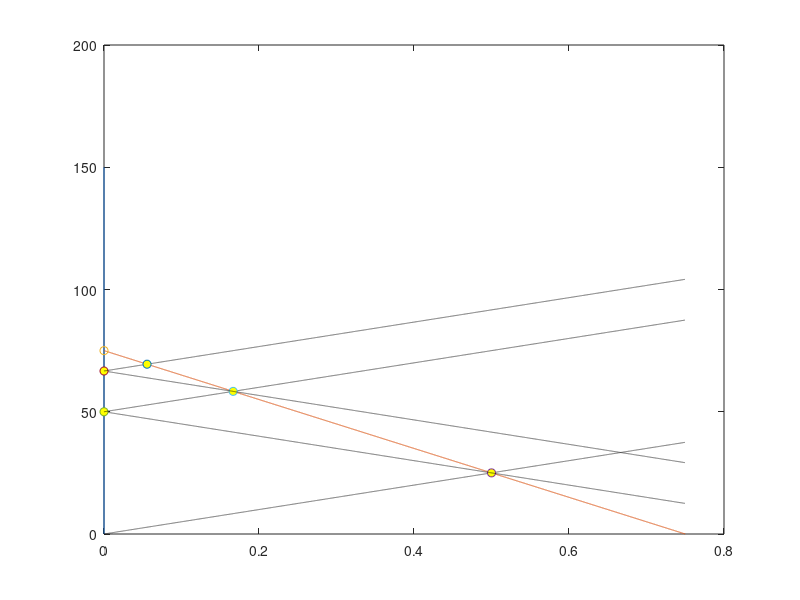
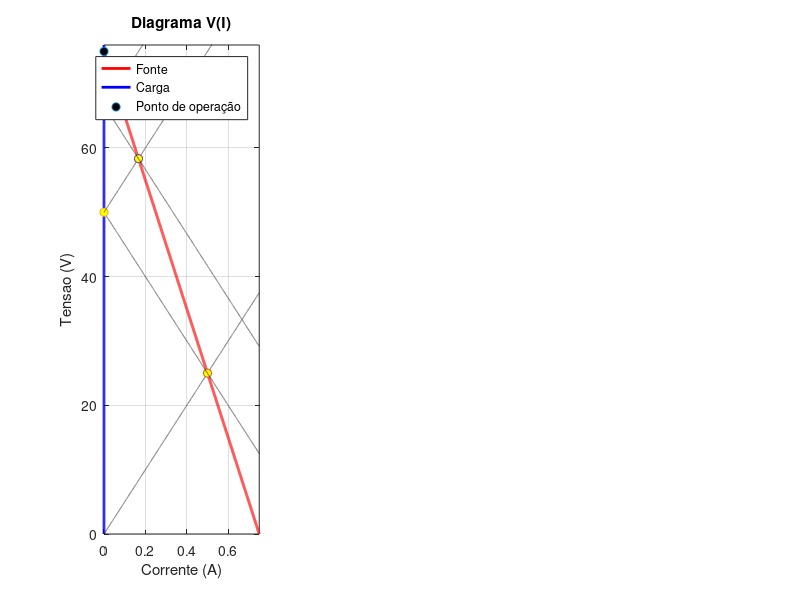

MATLAB code to generate these figures, in order:
clc; clear; close all;

Vs = 75;
Rs = 100;
circuito_aberto=true;
Td_ma = 2e-3;
Z0 = 50;
n_iteracoes = 4;

I = Vs/Rs;
x = linspace(0, I, 10000);
f = @(x) Vs - Rs .* x;

if circuito_aberto 
    verticalLine = @(c)0*ones(size(c));
    c = linspace(0, 2*Vs, 10000);
    verticalLine(c);
    plot(verticalLine(c), c); hold on;
    plot(x, f(x));
    plot(0, Vs, 'o');
end


zer_x = 0;
zer_y = 0;

pontos_x = zeros(1, n_iteracoes);
pontos_y = zeros(1, n_iteracoes);

for k = 0:n_iteracoes

    if mod(k, 2) == 0
        b = zer_y - Z0 * zer_x;
        y1 = @(x) Z0.*x + b;
        
        pontos_x(k + 1) = zer_x;
        pontos_y(k + 1) = zer_y;
        
        zer_x = fzero(@(x) f(x) - y1(x), 1);
        zer_y = y1(zer_x);

        if pontos_y(k + 1) > zer_y
            razao = zer_y * 100 / pontos_y(k + 1);
        else 
            razao =  pontos_y(k + 1) * 100 / zer_y;
        end
        plot(x, y1(x), 'k--');
        hold on;
        plot(zer_x, zer_y, 'o', 'MarkerFaceColor','y');
        
    else
        b = zer_y + Z0 * zer_x;
        y2 = @(x) -Z0.*x + b;

        pontos_x(k + 1) = zer_x;
        pontos_y(k + 1) = zer_y;

        zer_x = 0;
        zer_y = b;

        if pontos_y(k + 1) > zer_y
            razao = zer_y * 100 / pontos_y(k + 1);
        else 
            razao =  pontos_y(k + 1) * 100 / zer_y;
        end

        plot(x, y2(x), 'k--');
        hold on;
        plot(zer_x, zer_y, 'o', 'MarkerFaceColor','y');
    end
    
    %if ir_para_tarefa == 0 || ir_para_tarefa == 2
    %    if I > 4 * zer_x
    %        ylim([0 Vs+1]); xlim([0 2*zer_x]);
    %    else
    %        ylim([0 Vs+1]); xlim([0 I]);
    %    end
    %else
    %    ylim([0 75]); xlim([0 10]);
    %end
end
%legend([grafico_fonte, grafico_carga, po], {'Fonte', 'Carga', 'Ponto de operação'}, 'Location', 'best');
hold off;


%%
clc; clear; close all;
% Método


Vs = 75;
Rs = 100;
circuito_aberto=true;
Td_ma = 2e-3;
Z0 = 50;
n_iteracoes = 4;



figure('Name', 'Diagrama V(I)', 'NumberTitle', 'off', 'ToolBar', 'none', 'MenuBar', 'none');
I = Vs/Rs;
x = linspace(0, I, 10000);

% reta da fonte

    f = @(x) Vs - Rs .* x;


% gráfico da fonte
subplot(1, 3, 1);
grafico_fonte = plot(x, f(x), 'r', 'LineWidth', 2);
hold on;

% reta da carga

    if circuito_aberto
        verticalLine = @(c)0*ones(size(c));
        c = linspace(0, Vs+1, 10000);
    
    end

% gráfico da carga

    grafico_carga = plot(verticalLine(c), c, 'b', 'LineWidth', 2);
grid on;


title('Diagrama V(I)');
xlabel('Corrente (A)'); ylabel('Tensão (V)');
grid on;

% ponto de operação
    zero_x=0;
    zero_y=Vs;


po = plot(zero_x, zero_y, 'o', 'MarkerFaceColor','k');

xlabel('Corrente (A)'); ylabel('Tensao (V)');
legend([grafico_fonte, grafico_carga, po], {'Fonte', 'Carga', 'Ponto de operação'}, 'Location', 'best');

% obter valores de tensão e corrente na carga e fonte
zer_x = 0;
zer_y = 0;

pontos_x = zeros(1, n_iteracoes);
pontos_y = zeros(1, n_iteracoes);
terminado = false;
for k = 0:n_iteracoes

    if mod(k, 2) == 0
        b = zer_y - Z0 * zer_x;
        y1 = @(x) Z0.*x + b;
        
        pontos_x(k + 1) = zer_x;
        pontos_y(k + 1) = zer_y;
        
        zer_x = fzero(@(x) f(x) - y1(x), 1);
        zer_y = y1(zer_x);

        if pontos_y(k + 1) > zer_y
            razao = zer_y * 100 / pontos_y(k + 1);
        else 
            razao =  pontos_y(k + 1) * 100 / zer_y;
        end

        plot(x, y1(x), 'k--');
        hold on;
        plot(zer_x, zer_y, 'o', 'MarkerFaceColor','y');
        
    else
        b = zer_y + Z0 * zer_x;
        y2 = @(x) -Z0.*x + b;

        pontos_x(k + 1) = zer_x;
        pontos_y(k + 1) = zer_y;

        zer_x = 0;
        zer_y = b;
    
        if pontos_y(k + 1) > zer_y
            razao = zer_y * 100 / pontos_y(k + 1);
        else 
            razao =  pontos_y(k + 1) * 100 / zer_y;
        end

        plot(x, y2(x), 'k--');
        hold on;
        plot(zer_x, zer_y, 'o', 'MarkerFaceColor','y');
    end
    
end
        if circuito_aberto
            zer_x=1;
        end

        if I > 4 * zer_x
            ylim([0 Vs+1]); xlim([0 2*zer_x]);
        else
            ylim([0 Vs+1]); xlim([0 I]);
        end


legend([grafico_fonte, grafico_carga, po], {'Fonte', 'Carga', 'Ponto de operação'}, 'Location', 'best');
hold off;

% gráfico tensão - tempo e corrente - tempo
Td = Td_ma*1e3;



    x_tensao_fonte = 0 : 2*Td : n_iteracoes*Td;
    x_tensao_carga = [0, Td : 2*Td : n_iteracoes*Td - Td, n_iteracoes*Td];

    x_corrente_fonte = x_tensao_fonte;
    x_corrente_carga = x_tensao_carga;
    
    if mod(n_iteracoes, 2) == 0
        va = zeros(1, n_iteracoes/2 + 2);  %tensão na carga
        ia = zeros(1, n_iteracoes/2 + 2);  %corrente na carga

        vb = zeros(1, n_iteracoes/2 + 1);  %tensão na fonte
        ib = zeros(1, n_iteracoes/2 + 1);  %tensão na fonte

    else
        va = zeros(1, round(n_iteracoes/2) + 1);  %tensão na carga
        ia = zeros(1, round(n_iteracoes/2) + 1);  %corrente na carga

        vb = zeros(1, round(n_iteracoes/2));  %tensão na fonte
        ib = zeros(1, round(n_iteracoes/2));  %tensão na fonte
    end

    aux_va = 0;
    aux_ia = 0;
    aux_vb = 0;
    aux_ib = 0;
    
    for k = 0:n_iteracoes
        if mod(k, 2) == 0
            va(aux_va + 1) = pontos_y(k + 1);
            aux_va = aux_va + 1;
            ia(aux_ia + 1) = pontos_x(k + 1);
            aux_ia = aux_ia + 1;
        else
            vb(aux_vb + 1) = pontos_y(k + 1);
            aux_vb = aux_vb + 1;
            ib(aux_ib + 1) = pontos_x(k + 1);
            aux_ib = aux_ib + 1;
        end
    end
    
    va(end) = va(end-1);
    vb(end) = vb(end-1);

    ia(end) = ia(end-1);
    ib(end) = ib(end-1);
















